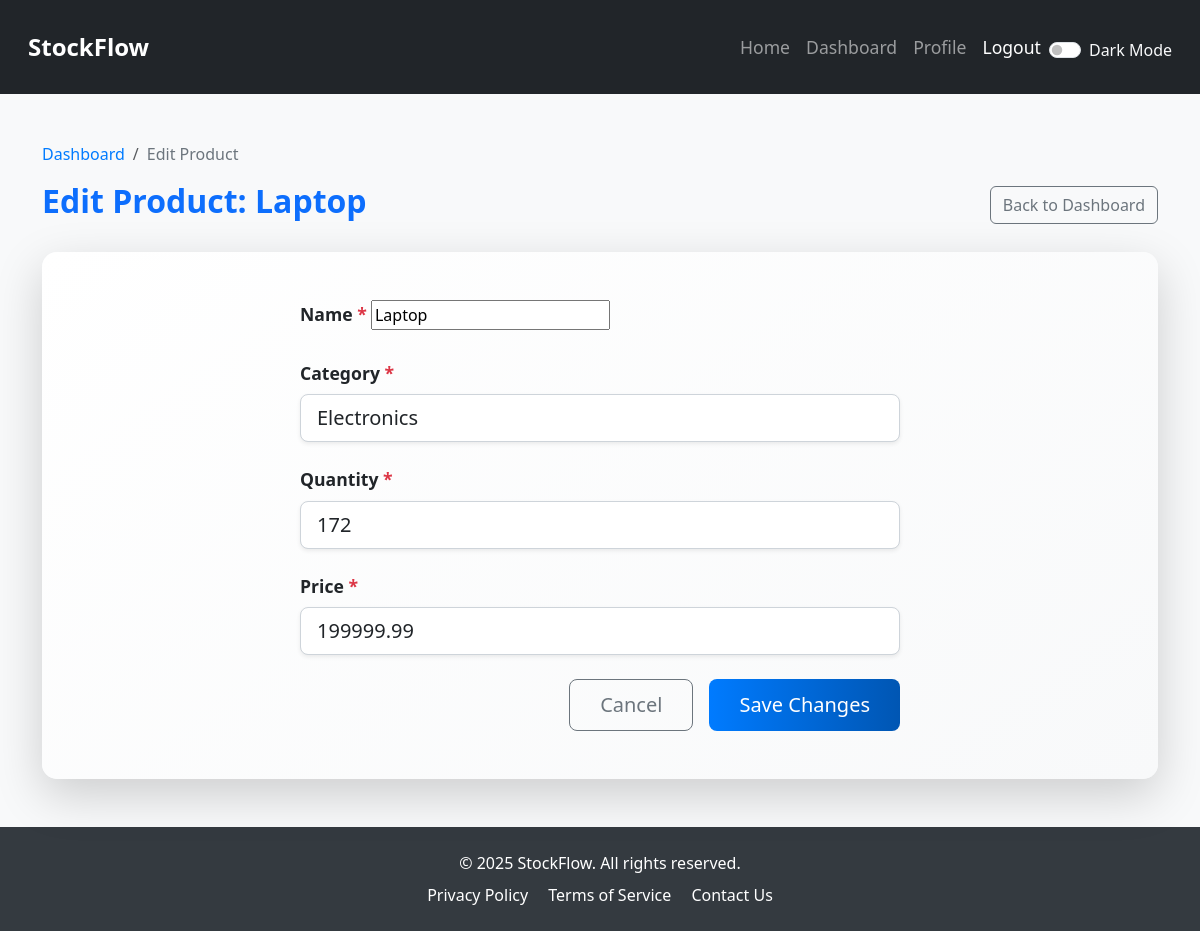
/edit_product/1/ (signed in), run on an earlier commit of the app's database.
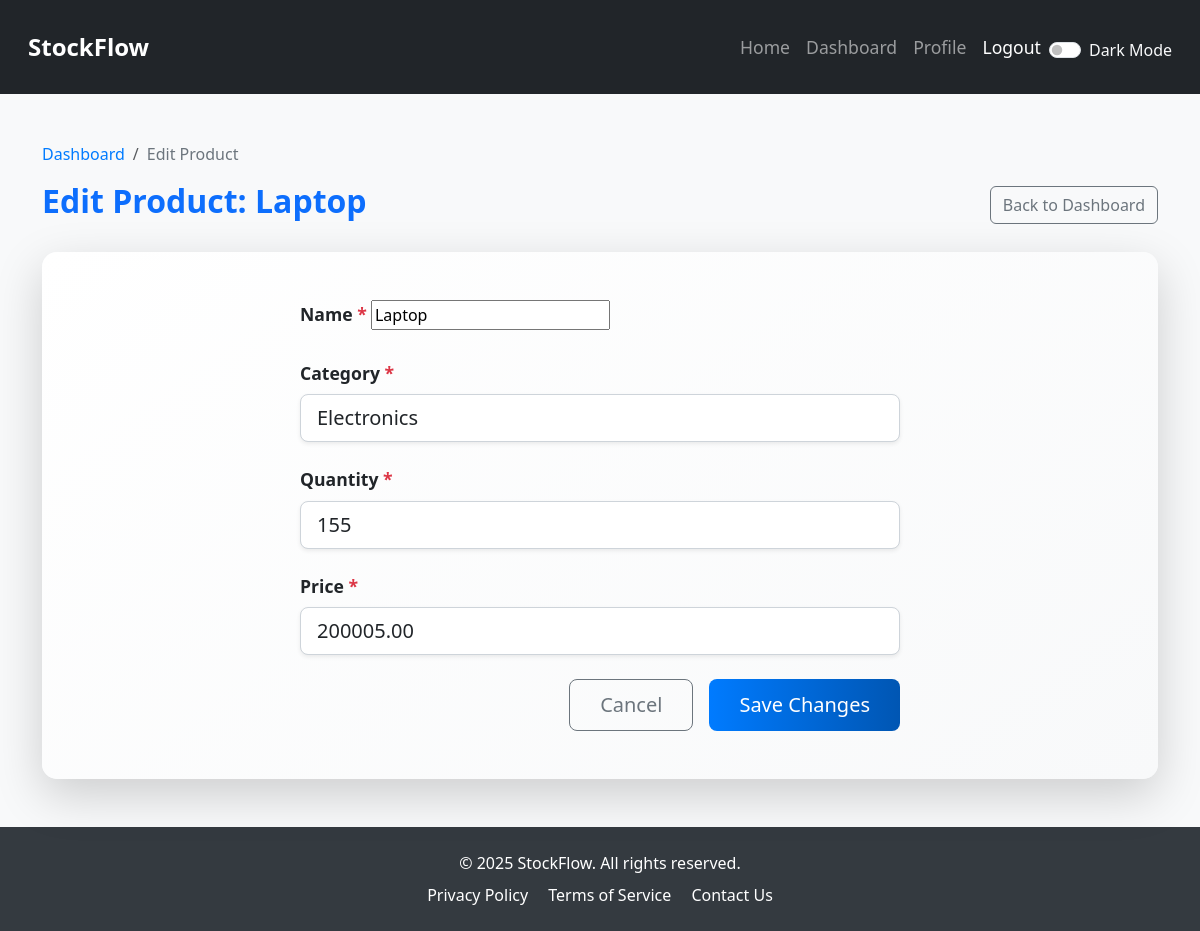
And on a later commit of the database.
### stockflow/models.py (models this page shows, shortened)
class Product(models.Model):
    name = models.CharField(max_length=100)
    category = models.ForeignKey(Category, on_delete=models.CASCADE)
    quantity = models.IntegerField(default=0)
    price = models.DecimalField(max_digits=10, decimal_places=2)

### stockflow/views.py (the view)
# urls.py: path('edit_product/<int:product_id>/', views.edit_product, name='edit_product'),
@login_required
@user_passes_test(superuser_required, login_url='dashboard')
def edit_product(request, product_id):
    product = get_object_or_404(Product, id=product_id)
    if request.method == 'POST':
        form = ProductForm(request.POST, instance=product)
        if form.is_valid():
            form.save()
            messages.success(request, f"Product '{product.name}' updated successfully.")
            return redirect('dashboard')
    else:
        form = ProductForm(instance=product)
    return render(request, 'edit_product.html', {'form': form, 'product': product})

### stockflow/forms.py
class ProductForm(forms.ModelForm):
    class Meta:
        model = Product
        fields = ['name', 'category', 'quantity', 'price']  # Adjust fields as needed
    def __init__(self, *args, **kwargs):
        super().__init__(*args, **kwargs)
        self.fields['quantity'].widget = forms.NumberInput(attrs={
            'class': 'form-control form-control-lg shadow-sm',
            'placeholder': 'Enter quantity',
            'min': '0',  # Optional: Prevent negative quantities
        })
        self.fields['price'].widget = forms.NumberInput(attrs={
            'class': 'form-control form-control-lg shadow-sm',
            'placeholder': 'Enter price',
            'step': '0.01',  # Allow decimal values for price
            'min': '0',  # Optional: Prevent negative prices
        })
        self.fields['category'].widget.attrs.update({
            'class': 'form-control form-control-lg shadow-sm',
        })

### stockflow/models.py (called while the page is built)
    def __str__(self):
        return self.name

### stockflow/views.py (called while the page is built)
def superuser_required(user):
    return user.is_superuser

### templates/edit_product.html (shortened to what this page needs)
{% extends 'base.html' %}
{% block content %}
    <div class="container mt-5 mb-5">
        <nav aria-label="breadcrumb">
            <ol class="breadcrumb">
                <li class="breadcrumb-item"><a href="{% url 'dashboard' %}">Dashboard</a></li>
                <li class="breadcrumb-item active" aria-current="page">Edit Product</li>
            </ol>
        </nav>
        <div class="d-flex justify-content-between align-items-center mb-4">
            <h2 class="text-primary fw-bold">Edit Product: {{ product.name }}</h2>
            <a href="{% url 'dashboard' %}" class="btn btn-outline-secondary">Back to Dashboard</a>
        </div>
        <div class="card shadow-lg border-0 edit-product-card">
            <div class="card-body p-5">
                <form method="post" class="form-container">
                    {% for field in form %}
                        <div class="mb-4">
                            <label for="{{ field.id_for_label }}" class="form-label fw-semibold text-dark">
                                {{ field.label }}
                                {% if field.field.required %}
                                    <span class="text-danger">*</span>
                                {% endif %}
                            </label>
                            {{ field }}
                        </div>
                    {% endfor %}
                    <div class="d-flex justify-content-end gap-3">
                        <a href="{% url 'dashboard' %}" class="btn btn-outline-secondary btn-lg cancel-btn">Cancel</a>
                        <button type="submit" class="btn btn-primary btn-lg save-btn">Save Changes</button>
                    </div>
                </form>
            </div>
        </div>
    </div>
{% endblock %}

### templates/base.html (shortened to what this page needs)
{% load static %}
<!DOCTYPE html>
<html lang="en">
  <head>
    <link
      href="https://cdn.jsdelivr.net/npm/bootstrap@5.3.0/dist/css/bootstrap.min.css"
      rel="stylesheet"
    />
    <link rel="stylesheet" href="https://cdn.jsdelivr.net/npm/bootstrap-icons@1.11.3/font/bootstrap-icons.min.css">
  </head>
  <body>
    <nav class="navbar navbar-expand-lg navbar-dark bg-dark sticky-top">
      <div class="container-fluid">
        <a class="navbar-brand" href="{% url 'home' %}">StockFlow</a>
        <div class="collapse navbar-collapse" id="navbarNav">
          <ul class="navbar-nav ms-auto">
            <li class="nav-item">
              <a class="nav-link" href="{% url 'home' %}">Home</a>
            </li>
            <li class="nav-item">
              <a class="nav-link" href="{% url 'dashboard' %}">Dashboard</a>
            </li>
            {% if user.is_authenticated %}
            <li class="nav-item">
              <a class="nav-link" href="{% url 'profile' %}">Profile</a>
            </li>
            <li class="nav-item">
              <a
                href="{% url 'logout' %}"
                onclick="return confirm('Are you sure you want to logout?');"
                class="nav-link btn btn-danger text-white"
                >Logout</a
              >
            </li>
            {% else %}
            <li class="nav-item">
              <a class="nav-link" href="{% url 'login' %}">Login</a>
            </li>
            {% endif %}
            <li class="nav-item d-flex align-items-center">
              <div class="form-check form-switch mt-2">
                <input
                  class="form-check-input"
                  type="checkbox"
                  id="darkModeSwitch"
                />
                <label class="form-check-label text-light" for="darkModeSwitch"
                  >Dark Mode</label
                >
              </div>
            </li>
          </ul>
        </div>
      </div>
    </nav>
    <div class="content">
      {% block content %}
      {% endblock %}
    </div>
    <footer class="text-center py-4">
      <div class="container">
        <p class="mb-2">© 2025 StockFlow. All rights reserved.</p>
        <p class="mb-0">
          <a href="{% url 'privacy_policy' %}" class="me-3">Privacy Policy</a>
          <a href="{% url 'terms_of_service' %}" class="me-3"
            >Terms of Service</a
          >
          <a href="{% url 'contact_us' %}">Contact Us</a>
        </p>
      </div>
    </footer>
  </body>
</html>

### templates/base.html (style rules this page uses)
html, body { height: 100%; margin: 0; }
body { background-color: #f8f9fa; display: flex; flex-direction: column; transition: background-color 0.3s, color 0.3s; }
.navbar-brand { font-weight: bold; font-size: 1.5rem; transition: font-size 0.2s ease, transform 0.3s ease, text-shadow 0.3s ease, color 0.3s ease; animation: bounceIn 1s ease-out forwards; }
.card { border-radius: 10px; transition: background-color 0.3s, color 0.3s; }
.content { flex: 1 0 auto; }
footer { background-color: #343a40; color: white; flex-shrink: 0; width: 100%; transition: background-color 0.3s, color 0.3s; }
footer a { color: #ffffff; text-decoration: none; transition: color 0.3s ease; }
.navbar { padding: 1.5rem 1rem; transition: padding 0.2s ease, box-shadow 0.2s ease; }
.navbar-nav .nav-link { font-size: 1.1rem; padding: 0.5rem 1.5rem; transition: font-size 0.2s ease, padding 0.2s ease; }
.navbar-nav .btn-danger { padding: 0.5rem 1.5rem; border-radius: 5px; transition: padding 0.2s ease, background-color 0.2s ease, transform 0.2s ease; }
.form-check-input { cursor: pointer; }

### templates/edit_product.html (style rules this page uses)
.edit-product-card { border-radius: 15px; background: linear-gradient(145deg, #ffffff, #f8f9fa); transition: transform 0.3s ease, box-shadow 0.3s ease; }
.form-container { max-width: 600px; margin: 0 auto; }
.form-control, .form-select { border-radius: 8px; border: 1px solid #ced4da; transition: border-color 0.3s ease, box-shadow 0.3s ease; }
.form-label { font-size: 1.1rem; color: #343a40; }
.save-btn { background: linear-gradient(90deg, #007bff, #0056b3); border: none; padding: 10px 30px; border-radius: 8px; transition: background 0.3s ease, transform 0.2s ease; }
.cancel-btn { padding: 10px 30px; border-radius: 8px; transition: background 0.3s ease, transform 0.2s ease; }
.breadcrumb { background: none; padding: 0; margin-bottom: 1rem; }
.breadcrumb-item a { color: #007bff; text-decoration: none; }
.breadcrumb-item.active { color: #6c757d; }

What changed in the data, as far as the page shows it:
changed Product "Laptop": quantity "172" → "155"; price "199999.99" → "200005.00"
